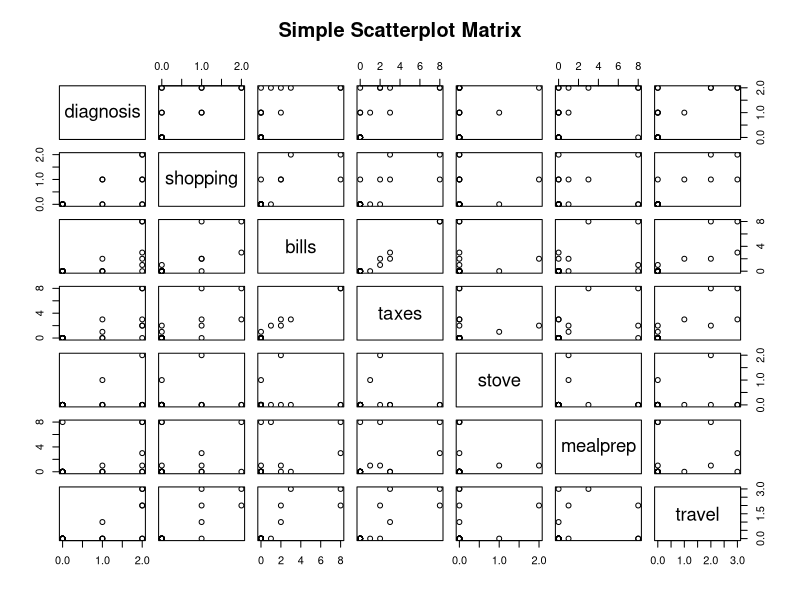
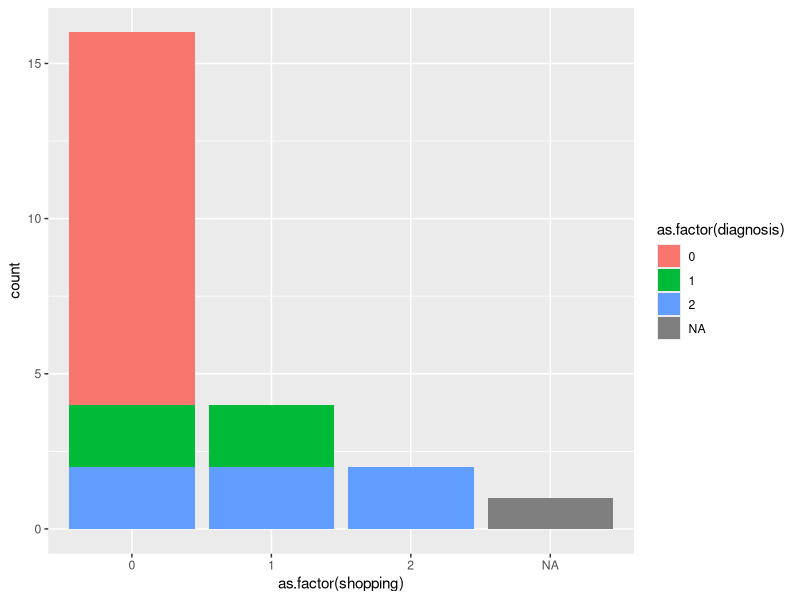
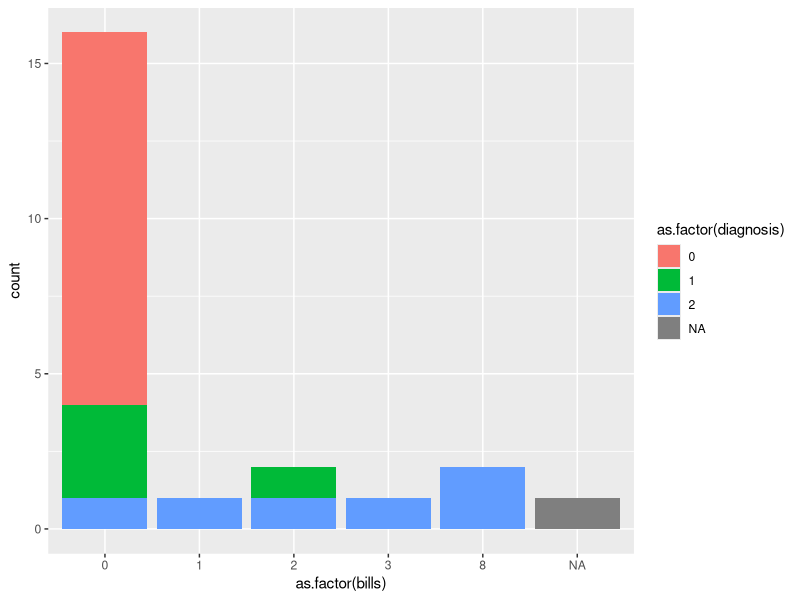
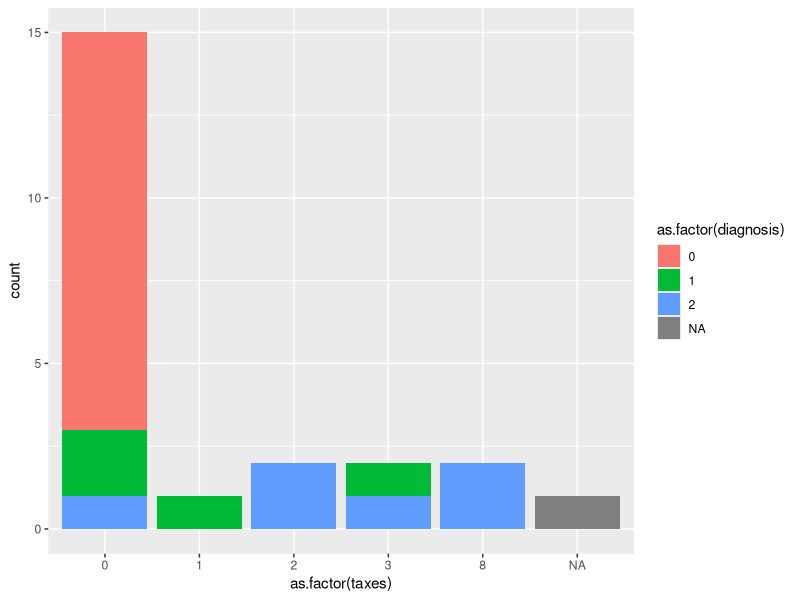
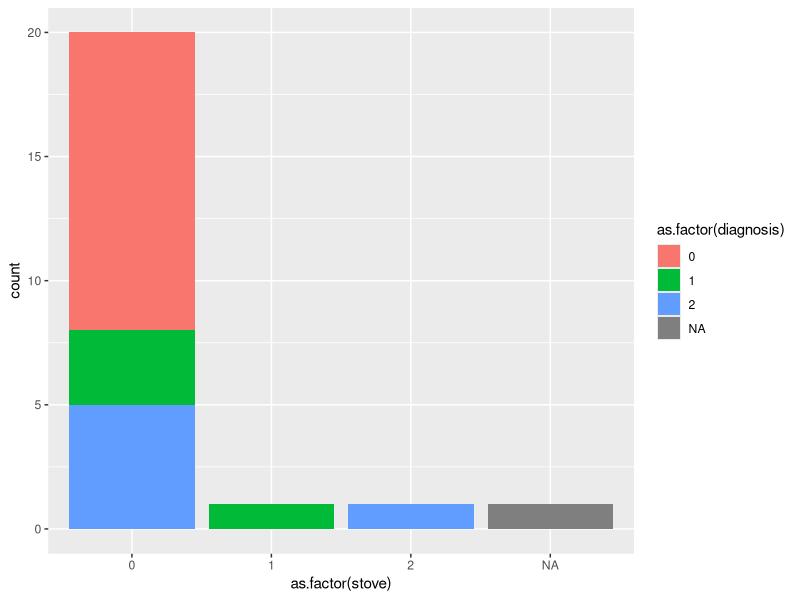
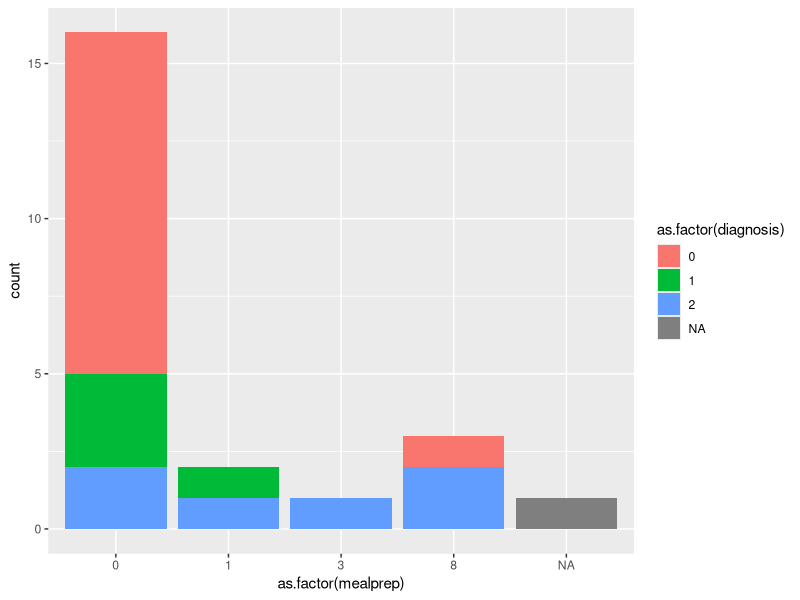
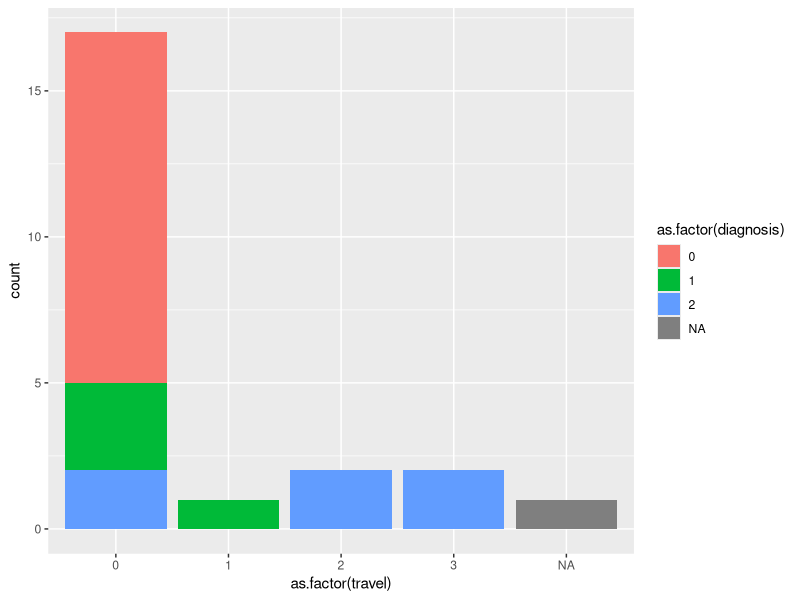
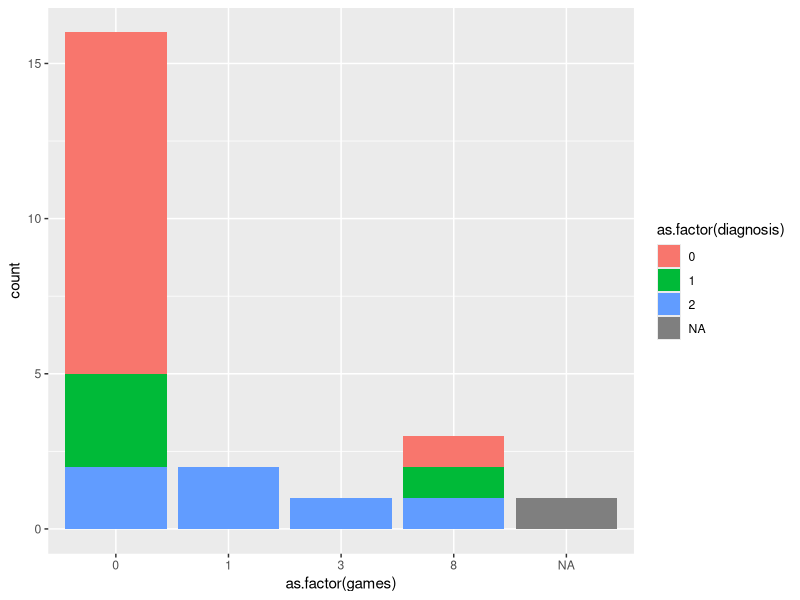

These figures' R source, in order:
## ---- chunk 1
alz <- read.csv("alzheimer_data.csv")
attach(alz)
library(car)
library(ggplot2)
## ---- chunk 2
 
ran <- sample(1:2700,2700)
new_data <- alz[ran,]

pairs(~diagnosis +shopping+bills+taxes+stove+mealprep+travel, data = new_data, main="Simple Scatterplot Matrix")
## ---- chunk 3

shop_graph = ggplot(data = alz, aes(x = as.factor(shopping), fill = as.factor(diagnosis))) + geom_bar()
shop_graph

bills_graph = ggplot(data = alz, aes(x = as.factor(bills), fill = as.factor(diagnosis))) + geom_bar()
bills_graph

taxes_graph = ggplot(data = alz, aes(x = as.factor(taxes), fill = as.factor(diagnosis))) + geom_bar()
taxes_graph

stove_graph = ggplot(data = alz, aes(x = as.factor(stove), fill = as.factor(diagnosis))) + geom_bar()
stove_graph

mealprep_graph = ggplot(data = alz, aes(x = as.factor(mealprep), fill = as.factor(diagnosis))) + geom_bar()
mealprep_graph

travel_graph =  ggplot(data = alz, aes(x = as.factor(travel), fill = as.factor(diagnosis))) + geom_bar()
travel_graph

chess_graph =  ggplot(data = alz, aes(x = as.factor(games), fill = as.factor(diagnosis))) + geom_bar()
chess_graph

trailA_graph =  ggplot(data = alz, aes(x = as.factor(diagnosis), y=traila)) + geom_boxplot()
trailA_graph

trailB_graph =  ggplot(data = alz, aes(x = as.factor(diagnosis), y=trailb)) + geom_boxplot()
trailB_graph

hall_graph =  ggplot(data = alz, aes(x = as.factor(hallsev), fill = as.factor(diagnosis))) + geom_bar()
hall_graph

anx_graph =  ggplot(data = alz, aes(x = as.factor(anxsev), fill = as.factor(diagnosis))) + geom_bar()
anx_graph

depress_graph =  ggplot(data = alz, aes(x = as.factor(depdsev), fill = as.factor(diagnosis))) + geom_bar()
depress_graph

gend_graph =  ggplot(data = alz, aes(x = as.factor(female), fill = as.factor(diagnosis))) + geom_bar()
gend_graph

weight_graph =  ggplot(data = alz, aes(x = as.factor(diagnosis), y=weight)) + geom_boxplot()
weight_graph

hrate_graph =  ggplot(data = alz, aes(x = as.factor(diagnosis), y=hrate)) + geom_boxplot()
hrate_graph

blood_graph =  ggplot(data = alz, aes(x = as.factor(diagnosis), y=bpsys)) + geom_boxplot()
blood_graph

motor_graph =  ggplot(data = alz, aes(x = as.factor(motsev), fill = as.factor(diagnosis))) + geom_bar()
motor_graph
## ---- chunk 4
shop_table = table(diagnosis,shopping)
shop_chisquaretest = chisq.test(shop_table)
shop_chisquaretest
shop_p_val = shop_chisquaretest$p.value
## ---- chunk 5
bills_table = table(diagnosis,bills)
bills_chisquaretest = chisq.test(bills_table)
bills_chisquaretest
bills_p_val = bills_chisquaretest$p.value
## ---- chunk 6
taxes_table = table(diagnosis,taxes)
taxes_chisquaretest = chisq.test(taxes_table)
taxes_chisquaretest
taxes_p_val = taxes_chisquaretest$p.value
## ---- chunk 7
stove_table = table(diagnosis,stove)
stove_chisquaretest = chisq.test(stove_table)
stove_chisquaretest
stove_p_val = stove_chisquaretest$p.value
## ---- chunk 8
meal_table = table(diagnosis,mealprep)
meal_chisquaretest = chisq.test(meal_table)
meal_chisquaretest
meal_p_val = meal_chisquaretest$p.value
## ---- chunk 9
travel_table = table(diagnosis,travel)
travel_chisquaretest = chisq.test(travel_table)
travel_chisquaretest
travel_p_val = travel_chisquaretest$p.value
## ---- chunk 10
chess_table = table(diagnosis,games)
chess_chisquaretest = chisq.test(chess_table)
chess_chisquaretest
chess_p_val = chess_chisquaretest$p.value
## ---- chunk 11
tA_tTest = t.test(traila~bin_diag)
tA_tTest
tA_p_val = tA_tTest$p.value
## ---- chunk 12
tB_tTest = t.test(trailb~bin_diag)
tB_tTest
tB_p_val = tB_tTest$p.value
## ---- chunk 13
hall_table = table(diagnosis,hallsev)
hall_chisquaretest = chisq.test(hall_table)
hall_chisquaretest
hall_p_val = hall_chisquaretest$p.value
## ---- chunk 14
anx_table = table(diagnosis,anxsev)
anx_chisquaretest = chisq.test(anx_table)
anx_chisquaretest
anx_p_val = anx_chisquaretest$p.value
## ---- chunk 15
depress_table = table(diagnosis,depdsev)
depress_chisquaretest = chisq.test(depress_table)
depress_chisquaretest
depress_p_val = depress_chisquaretest$p.value
## ---- chunk 16
gend_table = table(diagnosis,female)
gend_chisquaretest = chisq.test(gend_table)
gend_chisquaretest
gend_p_val = gend_chisquaretest$p.value
## ---- chunk 17
weight_tTest = t.test(weight~bin_diag)
weight_tTest
weight_p_val = weight_tTest$p.value
## ---- chunk 18

hrate_tTest = t.test(hrate~bin_diag)
hrate_tTest
hrate_p_val = hrate_tTest$p.value
## ---- chunk 19

blood_tTest = t.test(bpsys~bin_diag)
blood_tTest
blood_p_val = blood_tTest$p.value
## ---- chunk 20
motor_table = table(diagnosis,motsev)
motor_chisquaretest = chisq.test(motor_table)
motor_chisquaretest
motor_p_val = motor_chisquaretest$p.value
